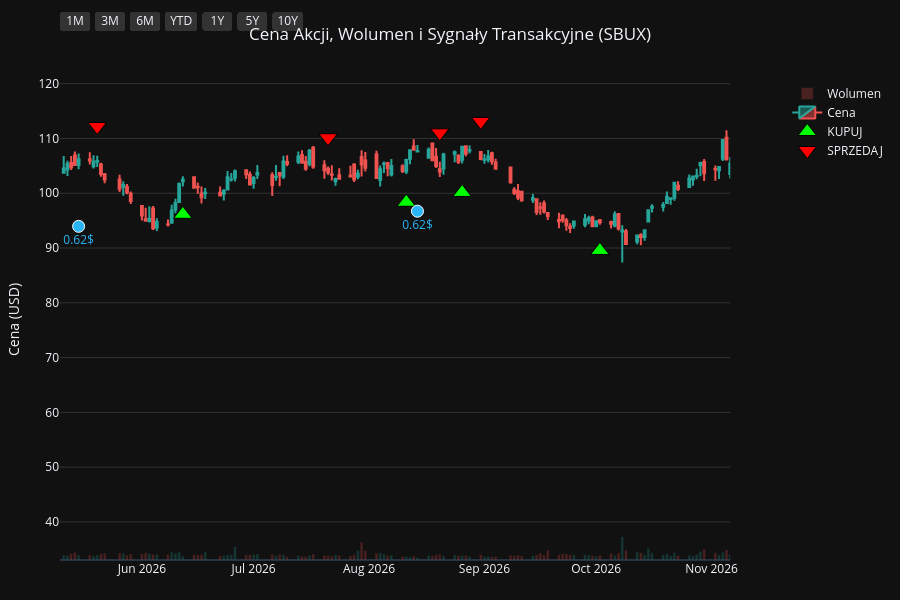
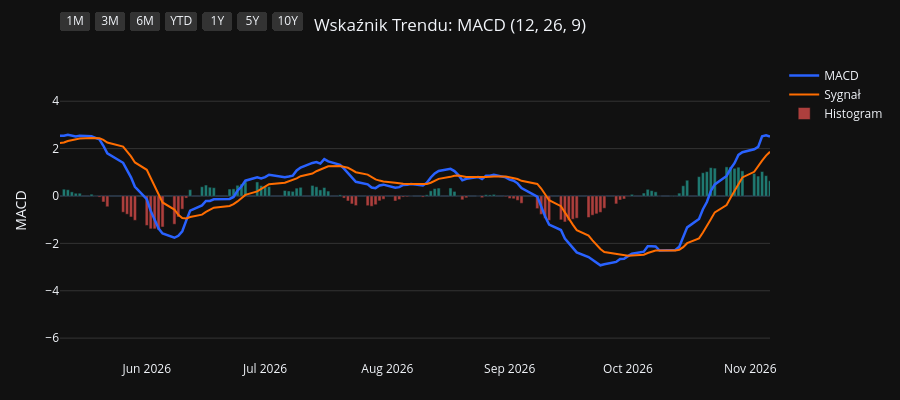
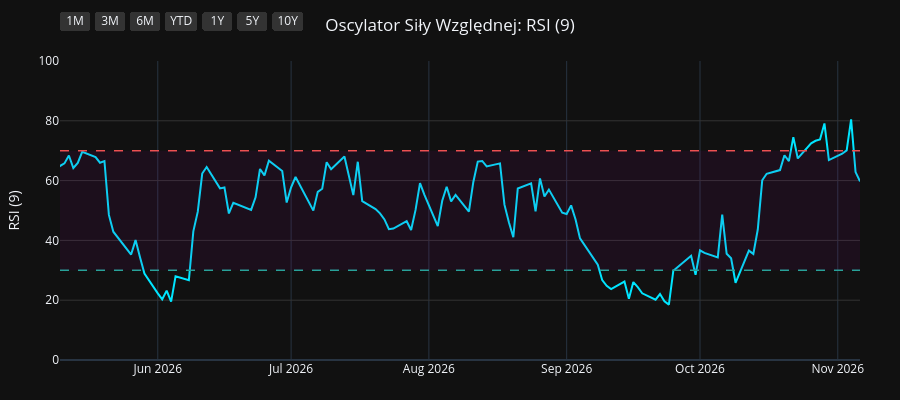
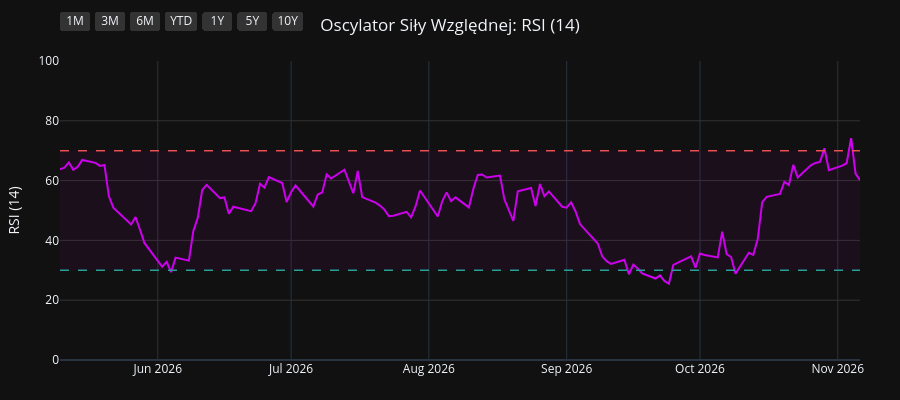

Notebook source saved alongside these figures, in order:
### Code cell
import os
import yfinance as yf
import pandas as pd
import pandas_ta as ta
import plotly.graph_objects as go
from plotly.subplots import make_subplots

# 1. Pobranie i przygotowanie danych
symbol = os.environ.get("STOCK_TICKER", "").strip().upper()
if not symbol:
    raise RuntimeError("Set STOCK_TICKER before running price_extractor.ipynb")
df = yf.Ticker(symbol).history(period="10y")
df.index = df.index.tz_localize(None)

# Wskaźniki i sygnały
df.ta.macd(fast=12, slow=26, signal=9, append=True)
df.ta.rsi(length=9, append=True)
df.ta.rsi(length=14, append=True)
df.ta.rsi(length=21, append=True)
df.dropna(inplace=True)

macd = df['MACD_12_26_9']
signal = df['MACDs_12_26_9']
wczorajszy_macd = macd.shift(1)
wczorajszy_signal = signal.shift(1)

df['Decyzja'] = 'BRAK'
df.loc[(macd > signal) & (wczorajszy_macd <= wczorajszy_signal), 'Decyzja'] = 'KUPUJ'
df.loc[(macd < signal) & (wczorajszy_macd >= wczorajszy_signal), 'Decyzja'] = 'SPRZEDAJ'

df_kupuj = df[df['Decyzja'] == 'KUPUJ']
df_sprzedaj = df[df['Decyzja'] == 'SPRZEDAJ']
df_dywidendy = df[df['Dividends'] > 0]
df_splity = df[df['Stock Splits'] > 0]

# Wspólna konfiguracja osi X
konfiguracja_osi_x = dict(
    type="date",
    showspikes=True, spikemode="across", spikesnap="cursor", spikedash="dot", spikecolor="#ffffff", spikethickness=1, hoverformat="%Y-%m-%d",
    rangeselector=dict(
        buttons=list([
            dict(count=1, label="1M", step="month", stepmode="backward"),
            dict(count=3, label="3M", step="month", stepmode="backward"),
            dict(count=6, label="6M", step="month", stepmode="backward"),
            dict(count=1, label="YTD", step="year", stepmode="todate"),
            dict(count=1, label="1Y", step="year", stepmode="backward"),
            dict(count=5, label="5Y", step="year", stepmode="backward"),
            dict(step="all", label="10Y")
        ]),
        bgcolor="#333333", activecolor="#2962ff", x=0, y=1.1
    )
)

# ==========================================
# WYKRES 1: CENA + WOLUMEN + SYGNAŁY
# ==========================================
fig1 = make_subplots(specs=[[{"secondary_y": True}]])

kolory_wolumenu = ['#26a69a' if row['Close'] >= row['Open'] else '#ef5350' for index, row in df.iterrows()]
fig1.add_trace(go.Bar(x=df.index, y=df['Volume'], marker_color=kolory_wolumenu, opacity=0.25, name='Wolumen'), secondary_y=True)
fig1.add_trace(go.Candlestick(x=df.index, open=df['Open'], high=df['High'], low=df['Low'], close=df['Close'], name='Cena', increasing_line_color='#26a69a', decreasing_line_color='#ef5350'), secondary_y=False)
fig1.add_trace(go.Scatter(x=df_kupuj.index, y=df_kupuj['Low'] * 0.95, customdata=df_kupuj[['Low', 'High']], mode='markers', marker=dict(symbol='triangle-up', size=16, color='#00ff00', line=dict(width=1, color='black')), name='KUPUJ', hovertemplate='KUPUJ<br>Najniższa: %{customdata[0]:.2f}<br>Najwyższa: %{customdata[1]:.2f}<extra></extra>'), secondary_y=False)
fig1.add_trace(go.Scatter(x=df_sprzedaj.index, y=df_sprzedaj['High'] * 1.05, customdata=df_sprzedaj[['Low', 'High']], mode='markers', marker=dict(symbol='triangle-down', size=16, color='#ff0000', line=dict(width=1, color='black')), name='SPRZEDAJ', hovertemplate='SPRZEDAJ<br>Najniższa: %{customdata[0]:.2f}<br>Najwyższa: %{customdata[1]:.2f}<extra></extra>'), secondary_y=False)

if not df_dywidendy.empty:
    fig1.add_trace(go.Scatter(x=df_dywidendy.index, y=df_dywidendy['Low'] * 0.90, mode='markers+text', marker=dict(symbol='circle', size=12, color='#29b6f6', line=dict(width=1, color='white')), text=df_dywidendy['Dividends'].apply(lambda x: f"{x}$"), textposition="bottom center", name='Dywidenda', showlegend=False, hovertemplate='Dywidenda: %{text}<extra></extra>', textfont=dict(color="#29b6f6")), secondary_y=False)
if not df_splity.empty:
                    fig1.add_trace(go.Scatter(x=df_splity.index, y=df_splity['High'], mode='markers+text', marker=dict(symbol='star', size=16, color='#ffee58', line=dict(width=1, color='black')), text=df_splity['Stock Splits'].apply(lambda x: f"{x:g}:1" if x >= 1 else f"1:{1 / x:g}"), textposition="top center", name='Split', hovertemplate='%{text}<extra></extra>', textfont=dict(color="#ffee58")), secondary_y=False)

fig1.update_layout(title=dict(text=f"Cena Akcji, Wolumen i Sygnały Transakcyjne ({symbol})", x=0.5, xanchor='center'), dragmode='pan', xaxis_rangeslider_visible=False, template='plotly_dark', height=600, hovermode='x unified', margin=dict(l=60, r=40, t=60, b=40))
fig1.update_xaxes(**konfiguracja_osi_x)
fig1.update_xaxes(range=[df.index.max() - pd.Timedelta(days=180), df.index.max()])
fig1.update_yaxes(title_text="Cena (USD)", secondary_y=False, gridcolor='#333333')
fig1.update_yaxes(range=[0, df['Volume'].max() * 4], showgrid=False, showticklabels=False, secondary_y=True)
fig1.show(config={'scrollZoom': True})

# ==========================================
# WYKRES 2: WSKAŹNIK MACD
# ==========================================
fig2 = go.Figure()
fig2.add_trace(go.Scatter(x=df.index, y=df['MACD_12_26_9'], line=dict(color='#2962ff', width=2.5), name='MACD'))
fig2.add_trace(go.Scatter(x=df.index, y=df['MACDs_12_26_9'], line=dict(color='#ff6d00', width=2), name='Sygnał'))
kolory_macd = ['#26a69a' if val >= 0 else '#ef5350' for val in df['MACDh_12_26_9']]
fig2.add_trace(go.Bar(x=df.index, y=df['MACDh_12_26_9'], marker_color=kolory_macd, name='Histogram', opacity=0.7))
fig2.update_layout(title=dict(text="Wskaźnik Trendu: MACD (12, 26, 9)", x=0.5, xanchor='center'), dragmode='pan', xaxis_rangeslider_visible=False, template='plotly_dark', height=400, hovermode='x unified', margin=dict(l=60, r=40, t=60, b=40))
fig2.update_xaxes(**konfiguracja_osi_x)
fig2.update_xaxes(range=[df.index.max() - pd.Timedelta(days=180), df.index.max()])
fig2.update_yaxes(title_text="MACD", gridcolor='#333333')
fig2.show(config={'scrollZoom': True})

# ==========================================
# WYKRES 3: OSCYLATOR RSI (9)
# ==========================================
fig3 = go.Figure()
fig3.add_trace(go.Scatter(x=df.index, y=df['RSI_9'], line=dict(color='#00e5ff', width=2), name='RSI (9)'))
fig3.add_hline(y=70, line_dash="dash", line_color="#ef5350", line_width=1.5)
fig3.add_hline(y=30, line_dash="dash", line_color="#26a69a", line_width=1.5)
fig3.add_hrect(y0=30, y1=70, line_width=0, fillcolor="purple", opacity=0.1)
fig3.update_layout(title=dict(text="Oscylator Siły Względnej: RSI (9)", x=0.5, xanchor='center'), dragmode='pan', xaxis_rangeslider_visible=False, template='plotly_dark', height=400, hovermode='x unified', margin=dict(l=60, r=40, t=60, b=40))
fig3.update_xaxes(**konfiguracja_osi_x)
fig3.update_xaxes(range=[df.index.max() - pd.Timedelta(days=180), df.index.max()])
fig3.update_yaxes(title_text="RSI (9)", range=[0, 100], gridcolor='#333333')
fig3.show(config={'scrollZoom': True})

# ==========================================
# WYKRES 4: OSCYLATOR RSI (14)
# ==========================================
fig4 = go.Figure()
fig4.add_trace(go.Scatter(x=df.index, y=df['RSI_14'], line=dict(color='#d500f9', width=2), name='RSI (14)'))
fig4.add_hline(y=70, line_dash="dash", line_color="#ef5350", line_width=1.5)
fig4.add_hline(y=30, line_dash="dash", line_color="#26a69a", line_width=1.5)
fig4.add_hrect(y0=30, y1=70, line_width=0, fillcolor="purple", opacity=0.1)
fig4.update_layout(title=dict(text="Oscylator Siły Względnej: RSI (14)", x=0.5, xanchor='center'), dragmode='pan', xaxis_rangeslider_visible=False, template='plotly_dark', height=400, hovermode='x unified', margin=dict(l=60, r=40, t=60, b=40))
fig4.update_xaxes(**konfiguracja_osi_x)
fig4.update_xaxes(range=[df.index.max() - pd.Timedelta(days=180), df.index.max()])
fig4.update_yaxes(title_text="RSI (14)", range=[0, 100], gridcolor='#333333')
fig4.show(config={'scrollZoom': True})

# ==========================================
# WYKRES 5: OSCYLATOR RSI (21)
# ==========================================
fig5 = go.Figure()
fig5.add_trace(go.Scatter(x=df.index, y=df['RSI_21'], line=dict(color='#64dd17', width=2), name='RSI (21)'))
fig5.add_hline(y=70, line_dash="dash", line_color="#ef5350", line_width=1.5)
fig5.add_hline(y=30, line_dash="dash", line_color="#26a69a", line_width=1.5)
fig5.add_hrect(y0=30, y1=70, line_width=0, fillcolor="purple", opacity=0.1)
fig5.update_layout(title=dict(text="Oscylator Siły Względnej: RSI (21)", x=0.5, xanchor='center'), dragmode='pan', xaxis_rangeslider_visible=False, template='plotly_dark', height=400, hovermode='x unified', margin=dict(l=60, r=40, t=60, b=40))
fig5.update_xaxes(**konfiguracja_osi_x)
fig5.update_xaxes(range=[df.index.max() - pd.Timedelta(days=180), df.index.max()])
fig5.update_yaxes(title_text="RSI (21)", range=[0, 100], gridcolor='#333333')
fig5.show(config={'scrollZoom': True})

### Figure 1 — Plotly figure (JSON) as saved in the notebook; plotly's stock layout.template omitted (floating-point values rounded to 4 significant figures; data arrays with more than 128 entries replaced by an {"elided": "..."} marker saying what was removed)
{"data": [{"marker": {"color": {"elided": "2478 str values"}}, "name": "Wolumen", "opacity": 0.25, "type": "bar", "x": {"elided": "2478 str values"}, "xaxis": "x", "y": {"elided": "2478 int values"}, "yaxis": "y2"}, {"close": {"elided": "2478 float values"}, "decreasing": {"line": {"color": "#ef5350"}}, "high": {"elided": "2478 float values"}, "increasing": {"line": {"color": "#26a69a"}}, "low": {"elided": "2478 float values"}, "name": "Cena", "open": {"elided": "2478 float values"}, "type": "candlestick", "x": {"elided": "2478 str values"}, "xaxis": "x", "yaxis": "y"}, {"customdata": {"elided": "105x2 float values"}, "hovertemplate": "KUPUJ<br>Najniższa: %{customdata[0]:.2f}<br>Najwyższa: %{customdata[1]:.2f}<extra></extra>", "marker": {"color": "#00ff00", "line": {"color": "black", "width": 1}, "size": 16, "symbol": "triangle-up"}, "mode": "markers", "name": "KUPUJ", "type": "scatter", "x": ["2017-01-10T00:00:00", "2017-02-13T00:00:00", "2017-03-22T00:00:00", "2017-04-18T00:00:00", "2017-05-24T00:00:00", "2017-07-14T00:00:00", "2017-08-22T00:00:00", "2017-10-06T00:00:00", "2017-11-01T00:00:00", "2017-11-30T00:00:00", "2017-12-04T00:00:00", "2018-01-05T00:00:00", "2018-02-15T00:00:00", "2018-04-05T00:00:00", "2018-05-21T00:00:00", "2018-06-15T00:00:00", "2018-07-10T00:00:00", "2018-10-17T00:00:00", "2018-11-02T00:00:00", "2019-01-09T00:00:00", "2019-03-21T00:00:00", "2019-04-26T00:00:00", "2019-04-30T00:00:00", "2019-05-03T00:00:00", "2019-06-05T00:00:00", "2019-07-03T00:00:00", "2019-07-26T00:00:00", "2019-10-14T00:00:00", "2019-10-29T00:00:00", "2020-01-09T00:00:00", "2020-02-13T00:00:00", "2020-03-25T00:00:00", "2020-05-11T00:00:00", "2020-05-20T00:00:00", "2020-07-15T00:00:00", "2020-08-25T00:00:00", "2020-09-15T00:00:00", "2020-10-05T00:00:00", "2020-11-06T00:00:00", "2020-12-03T00:00:00", "2020-12-10T00:00:00", "2020-12-31T00:00:00", "2021-02-05T00:00:00", "2021-02-26T00:00:00", "2021-03-09T00:00:00", "2021-03-30T00:00:00", "2021-05-27T00:00:00", "2021-06-14T00:00:00", "2021-06-24T00:00:00", "2021-08-31T00:00:00", "2021-10-14T00:00:00", "2021-11-05T00:00:00", "2021-11-17T00:00:00", "2021-11-23T00:00:00", "2021-12-06T00:00:00", "2021-12-28T00:00:00", "2022-02-01T00:00:00", "2022-03-17T00:00:00", "2022-05-04T00:00:00", "2022-05-13T00:00:00", "2022-06-24T00:00:00", "2022-09-08T00:00:00", "2022-10-06T00:00:00", "2022-10-13T00:00:00", "2022-10-17T00:00:00", "2022-10-21T00:00:00", "2022-11-04T00:00:00", "2023-01-04T00:00:00", "2023-01-26T00:00:00", "2023-03-29T00:00:00", "2023-06-13T00:00:00", "2023-07-11T00:00:00", "2023-08-30T00:00:00", "2023-09-13T00:00:00", "2023-10-06T00:00:00", "2023-11-02T00:00:00", "2024-01-18T00:00:00", "2024-02-21T00:00:00", "2024-03-20T00:00:00", "2024-03-28T00:00:00", "2024-04-19T00:00:00", "2024-05-16T00:00:00", "2024-07-19T00:00:00", "2024-10-24T00:00:00", "2024-11-11T00:00:00", "2025-01-03T00:00:00", "2025-04-01T00:00:00", "2025-04-23T00:00:00", "2025-07-03T00:00:00", "2025-07-08T00:00:00", "2025-08-12T00:00:00", "2025-09-19T00:00:00", "2025-10-16T00:00:00", "2025-11-07T00:00:00", "2025-11-21T00:00:00", "2025-11-25T00:00:00", "2025-12-18T00:00:00", "2026-01-06T00:00:00", "2026-02-06T00:00:00", "2026-03-09T00:00:00", "2026-04-07T00:00:00", "2026-06-12T00:00:00", "2026-08-11T00:00:00", "2026-08-26T00:00:00", "2026-10-02T00:00:00"], "xaxis": "x", "y": [44.49, 43.3, 42.9, 44.51, 47.29, 45.22, 41.62, 42.29, 42.83, 45.03, 45.06, 46.29, 44.04, 46.37, 45.35, 44.72, 39.57, 46.08, 49.37, 50.47, 57.48, 60.5, 61.81, 62.33, 63.69, 69.62, 77.09, 70.22, 67.98, 73.57, 72.43, 52.1, 62.56, 63.15, 61.04, 66.21, 72.33, 72.36, 74.5, 82.51, 85.66, 88.05, 87.35, 86.81, 88.61, 90.66, 94.78, 93.72, 93.96, 97.59, 93.67, 95.47, 94.63, 94.73, 94.67, 96.45, 82.04, 73.26, 66.37, 61.66, 64.8, 75.19, 77.0, 73.08, 75.75, 74.67, 78.09, 88.97, 92.89, 86.1, 86.32, 86.88, 87.22, 84.61, 80.77, 87.87, 81.34, 83.56, 81.56, 81.36, 77.64, 66.86, 66.62, 87.49, 88.48, 83.44, 88.76, 75.53, 86.29, 86.3, 85.66, 77.24, 76.92, 75.74, 77.0, 77.28, 81.46, 80.58, 89.57, 90.92, 88.12, 96.16, 98.36, 100.1, 89.56], "yaxis": "y"}, {"customdata": {"elided": "104x2 float values"}, "hovertemplate": "SPRZEDAJ<br>Najniższa: %{customdata[0]:.2f}<br>Najwyższa: %{customdata[1]:.2f}<extra></extra>", "marker": {"color": "#ff0000", "line": {"color": "black", "width": 1}, "size": 16, "symbol": "triangle-down"}, "mode": "markers", "name": "SPRZEDAJ", "type": "scatter", "x": ["2017-01-27T00:00:00", "2017-03-07T00:00:00", "2017-04-13T00:00:00", "2017-05-04T00:00:00", "2017-06-08T00:00:00", "2017-07-28T00:00:00", "2017-09-29T00:00:00", "2017-10-20T00:00:00", "2017-11-27T00:00:00", "2017-12-01T00:00:00", "2017-12-15T00:00:00", "2018-01-26T00:00:00", "2018-03-23T00:00:00", "2018-04-20T00:00:00", "2018-06-01T00:00:00", "2018-06-20T00:00:00", "2018-10-01T00:00:00", "2018-10-29T00:00:00", "2018-11-21T00:00:00", "2019-02-26T00:00:00", "2019-04-17T00:00:00", "2019-04-29T00:00:00", "2019-05-02T00:00:00", "2019-05-07T00:00:00", "2019-06-26T00:00:00", "2019-07-23T00:00:00", "2019-08-05T00:00:00", "2019-10-23T00:00:00", "2019-12-30T00:00:00", "2020-01-27T00:00:00", "2020-02-24T00:00:00", "2020-05-04T00:00:00", "2020-05-12T00:00:00", "2020-06-11T00:00:00", "2020-08-21T00:00:00", "2020-09-11T00:00:00", "2020-09-17T00:00:00", "2020-10-16T00:00:00", "2020-12-02T00:00:00", "2020-12-09T00:00:00", "2020-12-17T00:00:00", "2021-01-04T00:00:00", "2021-02-22T00:00:00", "2021-03-08T00:00:00", "2021-03-22T00:00:00", "2021-04-26T00:00:00", "2021-06-07T00:00:00", "2021-06-16T00:00:00", "2021-08-02T00:00:00", "2021-09-16T00:00:00", "2021-10-29T00:00:00", "2021-11-16T00:00:00", "2021-11-19T00:00:00", "2021-11-26T00:00:00", "2021-12-17T00:00:00", "2022-01-05T00:00:00", "2022-03-07T00:00:00", "2022-04-06T00:00:00", "2022-05-10T00:00:00", "2022-06-14T00:00:00", "2022-08-19T00:00:00", "2022-09-22T00:00:00", "2022-10-10T00:00:00", "2022-10-14T00:00:00", "2022-10-20T00:00:00", "2022-10-24T00:00:00", "2022-12-09T00:00:00", "2023-01-20T00:00:00", "2023-02-03T00:00:00", "2023-05-03T00:00:00", "2023-07-06T00:00:00", "2023-08-04T00:00:00", "2023-09-07T00:00:00", "2023-09-21T00:00:00", "2023-11-01T00:00:00", "2023-11-22T00:00:00", "2024-02-20T00:00:00", "2024-02-28T00:00:00", "2024-03-22T00:00:00", "2024-04-02T00:00:00", "2024-05-01T00:00:00", "2024-06-24T00:00:00", "2024-09-03T00:00:00", "2024-11-05T00:00:00", "2024-12-05T00:00:00", "2025-02-20T00:00:00", "2025-04-03T00:00:00", "2025-06-25T00:00:00", "2025-07-07T00:00:00", "2025-07-14T00:00:00", "2025-08-20T00:00:00", "2025-10-08T00:00:00", "2025-10-31T00:00:00", "2025-11-20T00:00:00", "2025-11-24T00:00:00", "2025-12-08T00:00:00", "2025-12-24T00:00:00", "2026-01-30T00:00:00", "2026-02-13T00:00:00", "2026-03-16T00:00:00", "2026-05-20T00:00:00", "2026-07-21T00:00:00", "2026-08-20T00:00:00", "2026-08-31T00:00:00"], "xaxis": "x", "y": [48.12, 48.47, 49.36, 51.98, 54.53, 48.0, 46.93, 47.73, 49.3, 49.98, 51.42, 50.38, 50.45, 51.53, 49.92, 48.15, 50.2, 52.61, 60.24, 63.65, 67.67, 69.19, 69.27, 70.14, 75.44, 81.76, 85.49, 75.83, 79.63, 80.76, 78.05, 65.87, 69.99, 70.04, 70.87, 78.73, 80.08, 82.2, 91.26, 94.18, 95.87, 99.29, 95.3, 98.91, 100.3, 108.5, 104.3, 104.6, 114.3, 107.5, 100.7, 105.9, 105.8, 103.8, 104.7, 107.7, 84.78, 78.98, 70.65, 70.0, 83.88, 83.92, 83.49, 86.48, 84.12, 83.44, 99.25, 100.9, 102.1, 105.7, 94.99, 99.91, 93.3, 92.81, 89.44, 102.5, 92.7, 92.56, 90.4, 89.87, 75.83, 79.46, 94.66, 97.32, 101.8, 114.6, 94.33, 93.58, 96.58, 95.57, 93.5, 83.07, 84.76, 87.9, 88.27, 88.17, 87.27, 96.12, 100.6, 103.7, 112.2, 110.1, 111.0, 113.1], "yaxis": "y"}, {"hovertemplate": "Dywidenda: %{text}<extra></extra>", "marker": {"color": "#29b6f6", "line": {"color": "white", "width": 1}, "size": 12, "symbol": "circle"}, "mode": "markers+text", "name": "Dywidenda", "showlegend": false, "text": ["0.25$", "0.25$", "0.25$", "0.3$", "0.3$", "0.3$", "0.36$", "0.36$", "0.36$", "0.36$", "0.36$", "0.41$", "0.41$", "0.41$", "0.41$", "0.45$", "0.45$", "0.45$", "0.45$", "0.49$", "0.49$", "0.49$", "0.49$", "0.53$", "0.53$", "0.53$", "0.53$", "0.57$", "0.57$", "0.57$", "0.57$", "0.61$", "0.61$", "0.61$", "0.61$", "0.62$", "0.62$", "0.62$", "0.62$"], "textfont": {"color": "#29b6f6"}, "textposition": "bottom center", "type": "scatter", "x": ["2017-02-07T00:00:00", "2017-05-09T00:00:00", "2017-08-08T00:00:00", "2017-11-15T00:00:00", "2018-02-07T00:00:00", "2018-05-09T00:00:00", "2018-08-08T00:00:00", "2018-11-14T00:00:00", "2019-02-06T00:00:00", "2019-05-08T00:00:00", "2019-08-07T00:00:00", "2019-11-12T00:00:00", "2020-02-05T00:00:00", "2020-05-07T00:00:00", "2020-08-06T00:00:00", "2020-11-10T00:00:00", "2021-02-17T00:00:00", "2021-05-12T00:00:00", "2021-08-11T00:00:00", "2021-11-10T00:00:00", "2022-02-10T00:00:00", "2022-05-12T00:00:00", "2022-08-11T00:00:00", "2022-11-09T00:00:00", "2023-02-09T00:00:00", "2023-05-11T00:00:00", "2023-08-10T00:00:00", "2023-11-09T00:00:00", "2024-02-08T00:00:00", "2024-05-16T00:00:00", "2024-08-16T00:00:00", "2024-11-15T00:00:00", "2025-02-14T00:00:00", "2025-05-16T00:00:00", "2025-08-15T00:00:00", "2025-11-14T00:00:00", "2026-02-13T00:00:00", "2026-05-15T00:00:00", "2026-08-14T00:00:00"], "xaxis": "x", "y": [40.4, 44.53, 40.14, 41.95, 40.63, 42.61, 38.8, 50.69, 52.3, 59.16, 72.51, 63.93, 67.35, 57.36, 58.91, 73.56, 82.61, 87.25, 92.65, 90.4, 76.64, 55.58, 70.69, 75.08, 87.23, 87.27, 83.79, 85.62, 79.3, 63.34, 79.85, 84.38, 96.99, 73.48, 79.31, 74.25, 83.27, 93.96, 96.72], "yaxis": "y"}], "layout": {"dragmode": "pan", "height": 600, "hovermode": "x unified", "margin": {"b": 40, "l": 60, "r": 40, "t": 60}, "title": {"text": "Cena Akcji, Wolumen i Sygnały Transakcyjne (SBUX)", "x": 0.5, "xanchor": "center"}, "xaxis": {"anchor": "y", "domain": [0.0, 0.94], "hoverformat": "%Y-%m-%d", "range": ["2026-05-10T00:00:00", "2026-11-06T00:00:00"], "rangeselector": {"activecolor": "#2962ff", "bgcolor": "#333333", "buttons": [{"count": 1, "label": "1M", "step": "month", "stepmode": "backward"}, {"count": 3, "label": "3M", "step": "month", "stepmode": "backward"}, {"count": 6, "label": "6M", "step": "month", "stepmode": "backward"}, {"count": 1, "label": "YTD", "step": "year", "stepmode": "todate"}, {"count": 1, "label": "1Y", "step": "year", "stepmode": "backward"}, {"count": 5, "label": "5Y", "step": "year", "stepmode": "backward"}, {"label": "10Y", "step": "all"}], "x": 0, "y": 1.1}, "rangeslider": {"visible": false}, "showspikes": true, "spikecolor": "#ffffff", "spikedash": "dot", "spikemode": "across", "spikesnap": "cursor", "spikethickness": 1, "type": "date"}, "yaxis": {"anchor": "x", "domain": [0.0, 1.0], "gridcolor": "#333333", "title": {"text": "Cena (USD)"}}, "yaxis2": {"anchor": "x", "overlaying": "y", "range": [0, 628862000], "showgrid": false, "showticklabels": false, "side": "right"}}}

### Figure 2 — Plotly figure (JSON) as saved in the notebook; plotly's stock layout.template omitted (floating-point values rounded to 4 significant figures; data arrays with more than 128 entries replaced by an {"elided": "..."} marker saying what was removed)
{"data": [{"line": {"color": "#2962ff", "width": 2.5}, "name": "MACD", "type": "scatter", "x": {"elided": "2478 str values"}, "y": {"elided": "2478 float values"}}, {"line": {"color": "#ff6d00", "width": 2}, "name": "Sygnał", "type": "scatter", "x": {"elided": "2478 str values"}, "y": {"elided": "2478 float values"}}, {"marker": {"color": {"elided": "2478 str values"}}, "name": "Histogram", "opacity": 0.7, "type": "bar", "x": {"elided": "2478 str values"}, "y": {"elided": "2478 float values"}}], "layout": {"dragmode": "pan", "height": 400, "hovermode": "x unified", "margin": {"b": 40, "l": 60, "r": 40, "t": 60}, "title": {"text": "Wskaźnik Trendu: MACD (12, 26, 9)", "x": 0.5, "xanchor": "center"}, "xaxis": {"hoverformat": "%Y-%m-%d", "range": ["2026-05-10T00:00:00", "2026-11-06T00:00:00"], "rangeselector": {"activecolor": "#2962ff", "bgcolor": "#333333", "buttons": [{"count": 1, "label": "1M", "step": "month", "stepmode": "backward"}, {"count": 3, "label": "3M", "step": "month", "stepmode": "backward"}, {"count": 6, "label": "6M", "step": "month", "stepmode": "backward"}, {"count": 1, "label": "YTD", "step": "year", "stepmode": "todate"}, {"count": 1, "label": "1Y", "step": "year", "stepmode": "backward"}, {"count": 5, "label": "5Y", "step": "year", "stepmode": "backward"}, {"label": "10Y", "step": "all"}], "x": 0, "y": 1.1}, "rangeslider": {"visible": false}, "showspikes": true, "spikecolor": "#ffffff", "spikedash": "dot", "spikemode": "across", "spikesnap": "cursor", "spikethickness": 1, "type": "date"}, "yaxis": {"gridcolor": "#333333", "title": {"text": "MACD"}}}}

### Figure 3 — Plotly figure (JSON) as saved in the notebook; plotly's stock layout.template omitted (floating-point values rounded to 4 significant figures; data arrays with more than 128 entries replaced by an {"elided": "..."} marker saying what was removed)
{"data": [{"line": {"color": "#00e5ff", "width": 2}, "name": "RSI (9)", "type": "scatter", "x": {"elided": "2478 str values"}, "y": {"elided": "2478 float values"}}], "layout": {"dragmode": "pan", "height": 400, "hovermode": "x unified", "margin": {"b": 40, "l": 60, "r": 40, "t": 60}, "shapes": [{"line": {"color": "#ef5350", "dash": "dash", "width": 1.5}, "type": "line", "x0": 0, "x1": 1, "xref": "x domain", "y0": 70, "y1": 70, "yref": "y"}, {"line": {"color": "#26a69a", "dash": "dash", "width": 1.5}, "type": "line", "x0": 0, "x1": 1, "xref": "x domain", "y0": 30, "y1": 30, "yref": "y"}, {"fillcolor": "purple", "line": {"width": 0}, "opacity": 0.1, "type": "rect", "x0": 0, "x1": 1, "xref": "x domain", "y0": 30, "y1": 70, "yref": "y"}], "title": {"text": "Oscylator Siły Względnej: RSI (9)", "x": 0.5, "xanchor": "center"}, "xaxis": {"hoverformat": "%Y-%m-%d", "range": ["2026-05-10T00:00:00", "2026-11-06T00:00:00"], "rangeselector": {"activecolor": "#2962ff", "bgcolor": "#333333", "buttons": [{"count": 1, "label": "1M", "step": "month", "stepmode": "backward"}, {"count": 3, "label": "3M", "step": "month", "stepmode": "backward"}, {"count": 6, "label": "6M", "step": "month", "stepmode": "backward"}, {"count": 1, "label": "YTD", "step": "year", "stepmode": "todate"}, {"count": 1, "label": "1Y", "step": "year", "stepmode": "backward"}, {"count": 5, "label": "5Y", "step": "year", "stepmode": "backward"}, {"label": "10Y", "step": "all"}], "x": 0, "y": 1.1}, "rangeslider": {"visible": false}, "showspikes": true, "spikecolor": "#ffffff", "spikedash": "dot", "spikemode": "across", "spikesnap": "cursor", "spikethickness": 1, "type": "date"}, "yaxis": {"gridcolor": "#333333", "range": [0, 100], "title": {"text": "RSI (9)"}}}}

### Figure 4 — Plotly figure (JSON) as saved in the notebook; plotly's stock layout.template omitted (floating-point values rounded to 4 significant figures; data arrays with more than 128 entries replaced by an {"elided": "..."} marker saying what was removed)
{"data": [{"line": {"color": "#d500f9", "width": 2}, "name": "RSI (14)", "type": "scatter", "x": {"elided": "2478 str values"}, "y": {"elided": "2478 float values"}}], "layout": {"dragmode": "pan", "height": 400, "hovermode": "x unified", "margin": {"b": 40, "l": 60, "r": 40, "t": 60}, "shapes": [{"line": {"color": "#ef5350", "dash": "dash", "width": 1.5}, "type": "line", "x0": 0, "x1": 1, "xref": "x domain", "y0": 70, "y1": 70, "yref": "y"}, {"line": {"color": "#26a69a", "dash": "dash", "width": 1.5}, "type": "line", "x0": 0, "x1": 1, "xref": "x domain", "y0": 30, "y1": 30, "yref": "y"}, {"fillcolor": "purple", "line": {"width": 0}, "opacity": 0.1, "type": "rect", "x0": 0, "x1": 1, "xref": "x domain", "y0": 30, "y1": 70, "yref": "y"}], "title": {"text": "Oscylator Siły Względnej: RSI (14)", "x": 0.5, "xanchor": "center"}, "xaxis": {"hoverformat": "%Y-%m-%d", "range": ["2026-05-10T00:00:00", "2026-11-06T00:00:00"], "rangeselector": {"activecolor": "#2962ff", "bgcolor": "#333333", "buttons": [{"count": 1, "label": "1M", "step": "month", "stepmode": "backward"}, {"count": 3, "label": "3M", "step": "month", "stepmode": "backward"}, {"count": 6, "label": "6M", "step": "month", "stepmode": "backward"}, {"count": 1, "label": "YTD", "step": "year", "stepmode": "todate"}, {"count": 1, "label": "1Y", "step": "year", "stepmode": "backward"}, {"count": 5, "label": "5Y", "step": "year", "stepmode": "backward"}, {"label": "10Y", "step": "all"}], "x": 0, "y": 1.1}, "rangeslider": {"visible": false}, "showspikes": true, "spikecolor": "#ffffff", "spikedash": "dot", "spikemode": "across", "spikesnap": "cursor", "spikethickness": 1, "type": "date"}, "yaxis": {"gridcolor": "#333333", "range": [0, 100], "title": {"text": "RSI (14)"}}}}
